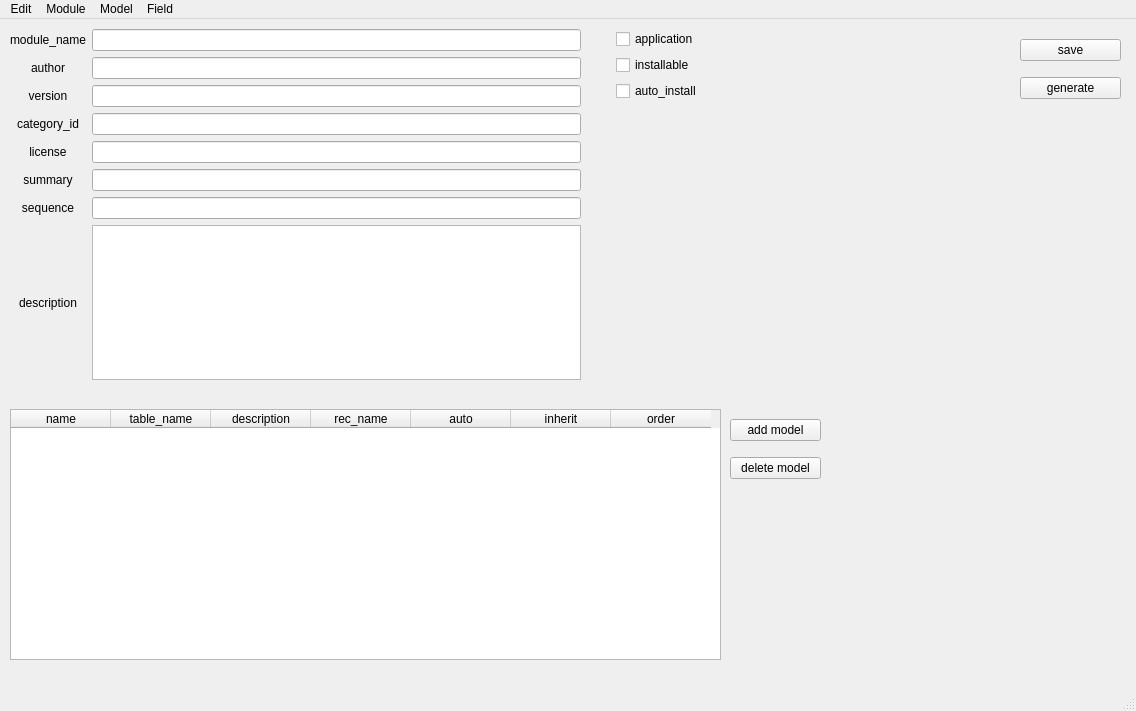
<?xml version="1.0" encoding="UTF-8"?>
<ui version="4.0">
 <class>MainWindow</class>
 <widget class="QMainWindow" name="MainWindow">
  <property name="geometry">
   <rect>
    <x>0</x>
    <y>0</y>
    <width>1136</width>
    <height>711</height>
   </rect>
  </property>
  <property name="windowTitle">
   <string>MainWindow</string>
  </property>
  <widget class="QWidget" name="centralwidget">
   <widget class="QWidget" name="gridLayoutWidget">
    <property name="geometry">
     <rect>
      <x>10</x>
      <y>10</y>
      <width>571</width>
      <height>351</height>
     </rect>
    </property>
    <layout class="QGridLayout" name="gridLayout">
     <item row="5" column="1">
      <widget class="QLineEdit" name="summary"/>
     </item>
     <item row="0" column="1">
      <widget class="QLineEdit" name="name"/>
     </item>
     <item row="5" column="0">
      <widget class="QLabel" name="label_4">
       <property name="text">
        <string>summary</string>
       </property>
       <property name="alignment">
        <set>Qt::AlignCenter</set>
       </property>
      </widget>
     </item>
     <item row="3" column="1">
      <widget class="QLineEdit" name="category_id">
       <property name="enabled">
        <bool>true</bool>
       </property>
       <property name="layoutDirection">
        <enum>Qt::LeftToRight</enum>
       </property>
      </widget>
     </item>
     <item row="4" column="1">
      <widget class="QLineEdit" name="license"/>
     </item>
     <item row="6" column="0">
      <widget class="QLabel" name="label_6">
       <property name="text">
        <string>sequence</string>
       </property>
       <property name="alignment">
        <set>Qt::AlignCenter</set>
       </property>
      </widget>
     </item>
     <item row="7" column="0">
      <widget class="QLabel" name="label_5">
       <property name="text">
        <string>description</string>
       </property>
       <property name="alignment">
        <set>Qt::AlignCenter</set>
       </property>
      </widget>
     </item>
     <item row="4" column="0">
      <widget class="QLabel" name="label_3">
       <property name="text">
        <string>license</string>
       </property>
       <property name="alignment">
        <set>Qt::AlignCenter</set>
       </property>
      </widget>
     </item>
     <item row="0" column="0">
      <widget class="QLabel" name="label">
       <property name="text">
        <string>module_name</string>
       </property>
       <property name="alignment">
        <set>Qt::AlignCenter</set>
       </property>
      </widget>
     </item>
     <item row="3" column="0">
      <widget class="QLabel" name="label_2">
       <property name="text">
        <string>category_id</string>
       </property>
       <property name="alignment">
        <set>Qt::AlignCenter</set>
       </property>
      </widget>
     </item>
     <item row="6" column="1">
      <widget class="QLineEdit" name="sequence"/>
     </item>
     <item row="1" column="1">
      <widget class="QLineEdit" name="author">
       <property name="enabled">
        <bool>true</bool>
       </property>
       <property name="layoutDirection">
        <enum>Qt::LeftToRight</enum>
       </property>
      </widget>
     </item>
     <item row="1" column="0">
      <widget class="QLabel" name="label_7">
       <property name="text">
        <string>author</string>
       </property>
       <property name="alignment">
        <set>Qt::AlignCenter</set>
       </property>
      </widget>
     </item>
     <item row="2" column="0">
      <widget class="QLabel" name="label_8">
       <property name="text">
        <string>version</string>
       </property>
       <property name="alignment">
        <set>Qt::AlignCenter</set>
       </property>
      </widget>
     </item>
     <item row="2" column="1">
      <widget class="QLineEdit" name="version">
       <property name="enabled">
        <bool>true</bool>
       </property>
       <property name="layoutDirection">
        <enum>Qt::LeftToRight</enum>
       </property>
      </widget>
     </item>
     <item row="7" column="1">
      <widget class="QPlainTextEdit" name="description"/>
     </item>
    </layout>
   </widget>
   <widget class="QWidget" name="formLayoutWidget">
    <property name="geometry">
     <rect>
      <x>610</x>
      <y>10</y>
      <width>163</width>
      <height>120</height>
     </rect>
    </property>
    <layout class="QFormLayout" name="formLayout">
     <item row="0" column="1">
      <widget class="QCheckBox" name="application">
       <property name="text">
        <string>application</string>
       </property>
      </widget>
     </item>
     <item row="1" column="1">
      <widget class="QCheckBox" name="installable">
       <property name="text">
        <string>installable</string>
       </property>
      </widget>
     </item>
     <item row="2" column="1">
      <widget class="QCheckBox" name="auto_install">
       <property name="text">
        <string>auto_install</string>
       </property>
      </widget>
     </item>
    </layout>
   </widget>
   <widget class="QTableWidget" name="tableWidget">
    <property name="geometry">
     <rect>
      <x>10</x>
      <y>390</y>
      <width>711</width>
      <height>251</height>
     </rect>
    </property>
    <column>
     <property name="text">
      <string>name</string>
     </property>
    </column>
    <column>
     <property name="text">
      <string>table_name</string>
     </property>
    </column>
    <column>
     <property name="text">
      <string>description</string>
     </property>
    </column>
    <column>
     <property name="text">
      <string>rec_name</string>
     </property>
    </column>
    <column>
     <property name="text">
      <string>auto</string>
     </property>
    </column>
    <column>
     <property name="text">
      <string>inherit</string>
     </property>
    </column>
    <column>
     <property name="text">
      <string>order</string>
     </property>
    </column>
   </widget>
   <widget class="QWidget" name="verticalLayoutWidget">
    <property name="geometry">
     <rect>
      <x>730</x>
      <y>390</y>
      <width>91</width>
      <height>80</height>
     </rect>
    </property>
    <layout class="QVBoxLayout" name="verticalLayout">
     <item>
      <widget class="QPushButton" name="add_model">
       <property name="text">
        <string>add model</string>
       </property>
      </widget>
     </item>
     <item>
      <widget class="QPushButton" name="delete_model">
       <property name="text">
        <string>delete model</string>
       </property>
      </widget>
     </item>
    </layout>
   </widget>
   <widget class="QWidget" name="verticalLayoutWidget_2">
    <property name="geometry">
     <rect>
      <x>1020</x>
      <y>10</y>
      <width>101</width>
      <height>80</height>
     </rect>
    </property>
    <layout class="QVBoxLayout" name="verticalLayout_2">
     <item>
      <widget class="QPushButton" name="save">
       <property name="text">
        <string>save</string>
       </property>
      </widget>
     </item>
     <item>
      <widget class="QPushButton" name="generate">
       <property name="text">
        <string>generate</string>
       </property>
      </widget>
     </item>
    </layout>
   </widget>
  </widget>
  <widget class="QMenuBar" name="menubar">
   <property name="geometry">
    <rect>
     <x>0</x>
     <y>0</y>
     <width>1136</width>
     <height>23</height>
    </rect>
   </property>
   <widget class="QMenu" name="menuModule">
    <property name="title">
     <string>Module</string>
    </property>
   </widget>
   <widget class="QMenu" name="menuModel">
    <property name="title">
     <string>Model</string>
    </property>
   </widget>
   <widget class="QMenu" name="menuOpEN">
    <property name="title">
     <string>Edit</string>
    </property>
    <addaction name="actionConnection"/>
   </widget>
   <widget class="QMenu" name="menufield">
    <property name="title">
     <string>Field</string>
    </property>
   </widget>
   <addaction name="menuOpEN"/>
   <addaction name="menuModule"/>
   <addaction name="menuModel"/>
   <addaction name="menufield"/>
  </widget>
  <widget class="QStatusBar" name="statusbar"/>
  <action name="actionConnection">
   <property name="text">
    <string>Connection</string>
   </property>
  </action>
  <action name="actionCreate">
   <property name="text">
    <string>Create</string>
   </property>
  </action>
  <action name="actionSelect">
   <property name="text">
    <string>Select</string>
   </property>
  </action>
 </widget>
 <tabstops>
  <tabstop>name</tabstop>
  <tabstop>author</tabstop>
  <tabstop>version</tabstop>
  <tabstop>category_id</tabstop>
  <tabstop>license</tabstop>
  <tabstop>summary</tabstop>
  <tabstop>sequence</tabstop>
  <tabstop>application</tabstop>
  <tabstop>installable</tabstop>
  <tabstop>auto_install</tabstop>
  <tabstop>add_model</tabstop>
  <tabstop>delete_model</tabstop>
  <tabstop>tableWidget</tabstop>
 </tabstops>
 <resources/>
 <connections/>
</ui>
